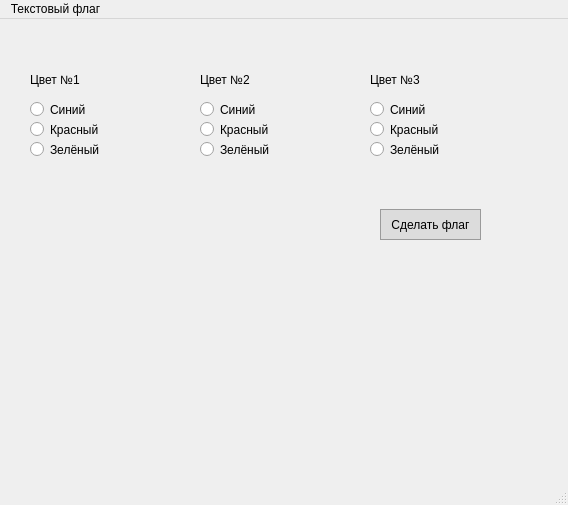
<?xml version="1.0" encoding="UTF-8"?>
<ui version="4.0">
 <class>MainWindow</class>
 <widget class="QMainWindow" name="MainWindow">
  <property name="geometry">
   <rect>
    <x>0</x>
    <y>0</y>
    <width>568</width>
    <height>505</height>
   </rect>
  </property>
  <property name="windowTitle">
   <string>MainWindow</string>
  </property>
  <property name="styleSheet">
   <string notr="true"/>
  </property>
  <widget class="QWidget" name="centralwidget">
   <widget class="QLabel" name="label">
    <property name="geometry">
     <rect>
      <x>30</x>
      <y>40</y>
      <width>141</width>
      <height>41</height>
     </rect>
    </property>
    <property name="styleSheet">
     <string notr="true">font: 75 24pt &quot;MS Shell Dlg 2&quot;;</string>
    </property>
    <property name="text">
     <string>Цвет №1</string>
    </property>
   </widget>
   <widget class="QLabel" name="label_2">
    <property name="geometry">
     <rect>
      <x>200</x>
      <y>40</y>
      <width>141</width>
      <height>41</height>
     </rect>
    </property>
    <property name="styleSheet">
     <string notr="true">font: 75 24pt &quot;MS Shell Dlg 2&quot;;</string>
    </property>
    <property name="text">
     <string>Цвет №2</string>
    </property>
   </widget>
   <widget class="QLabel" name="label_3">
    <property name="geometry">
     <rect>
      <x>370</x>
      <y>40</y>
      <width>151</width>
      <height>41</height>
     </rect>
    </property>
    <property name="styleSheet">
     <string notr="true">font: 75 24pt &quot;MS Shell Dlg 2&quot;;</string>
    </property>
    <property name="text">
     <string>Цвет №3</string>
    </property>
   </widget>
   <widget class="QRadioButton" name="radioButton">
    <property name="geometry">
     <rect>
      <x>30</x>
      <y>80</y>
      <width>91</width>
      <height>21</height>
     </rect>
    </property>
    <property name="minimumSize">
     <size>
      <width>91</width>
      <height>0</height>
     </size>
    </property>
    <property name="styleSheet">
     <string notr="true"/>
    </property>
    <property name="text">
     <string>Синий</string>
    </property>
   </widget>
   <widget class="QRadioButton" name="radioButton_2">
    <property name="geometry">
     <rect>
      <x>30</x>
      <y>100</y>
      <width>91</width>
      <height>21</height>
     </rect>
    </property>
    <property name="text">
     <string>Красный</string>
    </property>
   </widget>
   <widget class="QRadioButton" name="radioButton_3">
    <property name="geometry">
     <rect>
      <x>30</x>
      <y>120</y>
      <width>91</width>
      <height>21</height>
     </rect>
    </property>
    <property name="text">
     <string>Зелёный</string>
    </property>
   </widget>
   <widget class="QRadioButton" name="radioButton_4">
    <property name="geometry">
     <rect>
      <x>200</x>
      <y>120</y>
      <width>91</width>
      <height>21</height>
     </rect>
    </property>
    <property name="text">
     <string>Зелёный</string>
    </property>
   </widget>
   <widget class="QRadioButton" name="radioButton_5">
    <property name="geometry">
     <rect>
      <x>200</x>
      <y>100</y>
      <width>91</width>
      <height>21</height>
     </rect>
    </property>
    <property name="text">
     <string>Красный</string>
    </property>
   </widget>
   <widget class="QRadioButton" name="radioButton_6">
    <property name="geometry">
     <rect>
      <x>200</x>
      <y>80</y>
      <width>91</width>
      <height>21</height>
     </rect>
    </property>
    <property name="text">
     <string>Синий</string>
    </property>
   </widget>
   <widget class="QRadioButton" name="radioButton_7">
    <property name="geometry">
     <rect>
      <x>370</x>
      <y>120</y>
      <width>91</width>
      <height>21</height>
     </rect>
    </property>
    <property name="text">
     <string>Зелёный</string>
    </property>
   </widget>
   <widget class="QRadioButton" name="radioButton_8">
    <property name="geometry">
     <rect>
      <x>370</x>
      <y>100</y>
      <width>91</width>
      <height>21</height>
     </rect>
    </property>
    <property name="text">
     <string>Красный</string>
    </property>
   </widget>
   <widget class="QRadioButton" name="radioButton_9">
    <property name="geometry">
     <rect>
      <x>370</x>
      <y>80</y>
      <width>91</width>
      <height>21</height>
     </rect>
    </property>
    <property name="styleSheet">
     <string notr="true"/>
    </property>
    <property name="text">
     <string>Синий</string>
    </property>
   </widget>
   <widget class="QPushButton" name="pushButton">
    <property name="geometry">
     <rect>
      <x>380</x>
      <y>190</y>
      <width>101</width>
      <height>31</height>
     </rect>
    </property>
    <property name="styleSheet">
     <string notr="true">border-style: solid;
border-width: 1px;
border-color: rgb(154, 154, 154);
background-color: rgb(220, 220, 220);
</string>
    </property>
    <property name="text">
     <string>Сделать флаг</string>
    </property>
   </widget>
  </widget>
  <widget class="QMenuBar" name="menubar">
   <property name="geometry">
    <rect>
     <x>0</x>
     <y>0</y>
     <width>568</width>
     <height>21</height>
    </rect>
   </property>
   <widget class="QMenu" name="menu">
    <property name="title">
     <string>Текстовый флаг</string>
    </property>
   </widget>
   <addaction name="menu"/>
  </widget>
  <widget class="QStatusBar" name="statusbar"/>
 </widget>
 <resources/>
 <connections/>
</ui>
